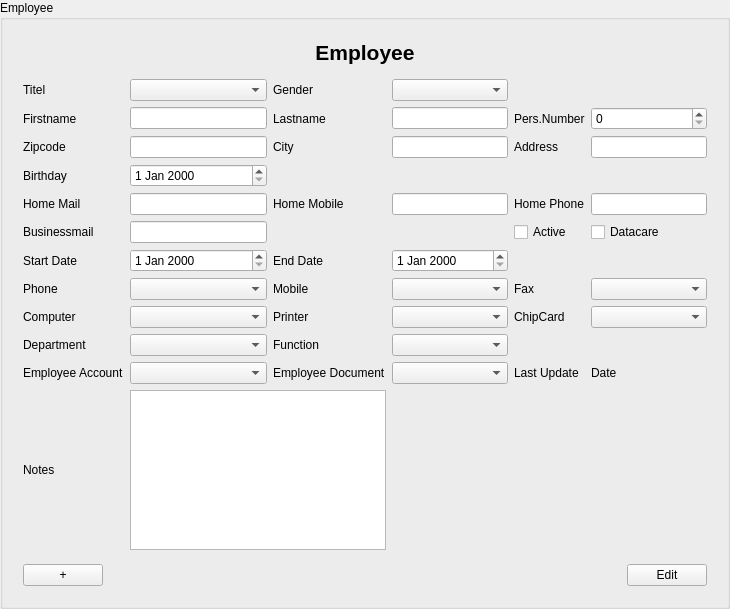
<?xml version="1.0" encoding="UTF-8"?>
<ui version="4.0">
 <class>EmployeeInputArea</class>
 <widget class="QGroupBox" name="EmployeeInputArea">
  <property name="geometry">
   <rect>
    <x>0</x>
    <y>0</y>
    <width>730</width>
    <height>609</height>
   </rect>
  </property>
  <property name="windowTitle">
   <string>Employee</string>
  </property>
  <property name="accessibleName">
   <string>EmployeeInputDialog</string>
  </property>
  <property name="title">
   <string>Employee</string>
  </property>
  <layout class="QVBoxLayout" name="verticalLayout_3">
   <item>
    <widget class="QWidget" name="formLayoutWidget" native="true">
     <layout class="QVBoxLayout" name="verticalLayout_2">
      <item>
       <layout class="QVBoxLayout" name="verticalLayout">
        <item>
         <widget class="QLabel" name="label_Header">
          <property name="font">
           <font>
            <pointsize>16</pointsize>
            <weight>75</weight>
            <bold>true</bold>
           </font>
          </property>
          <property name="text">
           <string>Employee</string>
          </property>
          <property name="alignment">
           <set>Qt::AlignCenter</set>
          </property>
         </widget>
        </item>
       </layout>
      </item>
      <item>
       <spacer name="verticalSpacer">
        <property name="orientation">
         <enum>Qt::Vertical</enum>
        </property>
        <property name="sizeType">
         <enum>QSizePolicy::Preferred</enum>
        </property>
        <property name="sizeHint" stdset="0">
         <size>
          <width>20</width>
          <height>40</height>
         </size>
        </property>
       </spacer>
      </item>
      <item>
       <layout class="QGridLayout" name="gridLayout">
        <item row="8" column="3">
         <widget class="QComboBox" name="comboBox_Printer"/>
        </item>
        <item row="6" column="2">
         <widget class="QLabel" name="label_EndDate">
          <property name="text">
           <string>End Date</string>
          </property>
          <property name="buddy">
           <cstring>dateEdit_EndDate</cstring>
          </property>
         </widget>
        </item>
        <item row="4" column="2">
         <widget class="QLabel" name="label_HomeMobile">
          <property name="text">
           <string>Home Mobile</string>
          </property>
          <property name="buddy">
           <cstring>lineEdit_HomeMobile</cstring>
          </property>
         </widget>
        </item>
        <item row="1" column="0">
         <widget class="QLabel" name="label_FirstName">
          <property name="text">
           <string>Firstname</string>
          </property>
          <property name="buddy">
           <cstring>lineEdit_Firstname</cstring>
          </property>
         </widget>
        </item>
        <item row="5" column="0">
         <widget class="QLabel" name="label_BusinessMail">
          <property name="text">
           <string>Businessmail</string>
          </property>
          <property name="buddy">
           <cstring>lineEdit_BusinessMail</cstring>
          </property>
         </widget>
        </item>
        <item row="1" column="2">
         <widget class="QLabel" name="label_LastName">
          <property name="text">
           <string>Lastname</string>
          </property>
          <property name="buddy">
           <cstring>lineEdit_Lastname</cstring>
          </property>
         </widget>
        </item>
        <item row="6" column="1">
         <widget class="QDateEdit" name="dateEdit_StartDate"/>
        </item>
        <item row="10" column="3">
         <widget class="QComboBox" name="comboBox_EmployeeDocument"/>
        </item>
        <item row="2" column="4">
         <widget class="QLabel" name="label_Address">
          <property name="text">
           <string>Address</string>
          </property>
          <property name="buddy">
           <cstring>lineEdit_Address</cstring>
          </property>
         </widget>
        </item>
        <item row="9" column="3">
         <widget class="QComboBox" name="comboBox_Function"/>
        </item>
        <item row="8" column="0">
         <widget class="QLabel" name="label_Computer">
          <property name="text">
           <string>Computer</string>
          </property>
          <property name="buddy">
           <cstring>comboBox_Computer</cstring>
          </property>
         </widget>
        </item>
        <item row="2" column="0">
         <widget class="QLabel" name="label_ZipCode">
          <property name="text">
           <string>Zipcode</string>
          </property>
          <property name="buddy">
           <cstring>lineEditZipCode</cstring>
          </property>
         </widget>
        </item>
        <item row="4" column="1">
         <widget class="QLineEdit" name="lineEdit_HomeMail"/>
        </item>
        <item row="10" column="0">
         <widget class="QLabel" name="label_EmployeeAccount">
          <property name="text">
           <string>Employee Account</string>
          </property>
          <property name="buddy">
           <cstring>comboBox_EmployeeAccount</cstring>
          </property>
         </widget>
        </item>
        <item row="11" column="0">
         <widget class="QLabel" name="label_Notes">
          <property name="text">
           <string>Notes</string>
          </property>
          <property name="buddy">
           <cstring>textEdit_Notes</cstring>
          </property>
         </widget>
        </item>
        <item row="7" column="3">
         <widget class="QComboBox" name="comboBox_Mobile"/>
        </item>
        <item row="5" column="5">
         <widget class="QCheckBox" name="checkBox_DataCare">
          <property name="text">
           <string>Datacare</string>
          </property>
         </widget>
        </item>
        <item row="9" column="1">
         <widget class="QComboBox" name="comboBox_Department"/>
        </item>
        <item row="0" column="3">
         <widget class="QComboBox" name="comboBox_Gender"/>
        </item>
        <item row="8" column="5">
         <widget class="QComboBox" name="comboBox_ChipCard"/>
        </item>
        <item row="1" column="4">
         <widget class="QLabel" name="label_PersNumber">
          <property name="text">
           <string>Pers.Number</string>
          </property>
          <property name="buddy">
           <cstring>doubleSpinBox_PersNR</cstring>
          </property>
         </widget>
        </item>
        <item row="2" column="3">
         <widget class="QLineEdit" name="lineEdit_City"/>
        </item>
        <item row="7" column="5">
         <widget class="QComboBox" name="comboBox_Fax"/>
        </item>
        <item row="4" column="4">
         <widget class="QLabel" name="label_HomePhone">
          <property name="text">
           <string>Home Phone</string>
          </property>
          <property name="buddy">
           <cstring>lineEdit_HomePhone</cstring>
          </property>
         </widget>
        </item>
        <item row="3" column="0">
         <widget class="QLabel" name="label_Birthday">
          <property name="text">
           <string>Birthday</string>
          </property>
          <property name="buddy">
           <cstring>dateEdit_Birthday</cstring>
          </property>
         </widget>
        </item>
        <item row="9" column="2">
         <widget class="QLabel" name="label_Function">
          <property name="text">
           <string>Function</string>
          </property>
          <property name="buddy">
           <cstring>comboBox_Function</cstring>
          </property>
         </widget>
        </item>
        <item row="1" column="1">
         <widget class="QLineEdit" name="lineEdit_Firstname"/>
        </item>
        <item row="7" column="0">
         <widget class="QLabel" name="label_Phone">
          <property name="text">
           <string>Phone</string>
          </property>
          <property name="buddy">
           <cstring>comboBox_Phone</cstring>
          </property>
         </widget>
        </item>
        <item row="4" column="3">
         <widget class="QLineEdit" name="lineEdit_HomeMobile"/>
        </item>
        <item row="0" column="0">
         <widget class="QLabel" name="label_Title">
          <property name="text">
           <string>Titel</string>
          </property>
          <property name="buddy">
           <cstring>comboBox_Title</cstring>
          </property>
         </widget>
        </item>
        <item row="10" column="5">
         <widget class="QLabel" name="label_Lastupdate_Date">
          <property name="text">
           <string>Date</string>
          </property>
         </widget>
        </item>
        <item row="1" column="5">
         <widget class="QDoubleSpinBox" name="doubleSpinBox_PersNR">
          <property name="decimals">
           <number>0</number>
          </property>
          <property name="maximum">
           <double>1000.000000000000000</double>
          </property>
         </widget>
        </item>
        <item row="0" column="2">
         <widget class="QLabel" name="label_Gender">
          <property name="text">
           <string>Gender</string>
          </property>
          <property name="buddy">
           <cstring>comboBox_Gender</cstring>
          </property>
         </widget>
        </item>
        <item row="2" column="5">
         <widget class="QLineEdit" name="lineEdit_Address"/>
        </item>
        <item row="10" column="1">
         <widget class="QComboBox" name="comboBox_EmployeeAccount"/>
        </item>
        <item row="7" column="4">
         <widget class="QLabel" name="label_Fax">
          <property name="text">
           <string>Fax</string>
          </property>
          <property name="buddy">
           <cstring>comboBox_Fax</cstring>
          </property>
         </widget>
        </item>
        <item row="8" column="4">
         <widget class="QLabel" name="label_ChipCard">
          <property name="text">
           <string>ChipCard</string>
          </property>
          <property name="buddy">
           <cstring>comboBox_ChipCard</cstring>
          </property>
         </widget>
        </item>
        <item row="8" column="2">
         <widget class="QLabel" name="label_Printer">
          <property name="text">
           <string>Printer</string>
          </property>
          <property name="buddy">
           <cstring>comboBox_Printer</cstring>
          </property>
         </widget>
        </item>
        <item row="5" column="4">
         <widget class="QCheckBox" name="checkBox_Active">
          <property name="text">
           <string>Active</string>
          </property>
         </widget>
        </item>
        <item row="2" column="1">
         <widget class="QLineEdit" name="lineEditZipCode"/>
        </item>
        <item row="4" column="5">
         <widget class="QLineEdit" name="lineEdit_HomePhone"/>
        </item>
        <item row="7" column="2">
         <widget class="QLabel" name="label_Mobile">
          <property name="text">
           <string>Mobile</string>
          </property>
          <property name="buddy">
           <cstring>comboBox_Mobile</cstring>
          </property>
         </widget>
        </item>
        <item row="0" column="1">
         <widget class="QComboBox" name="comboBox_Title"/>
        </item>
        <item row="7" column="1">
         <widget class="QComboBox" name="comboBox_Phone"/>
        </item>
        <item row="5" column="1">
         <widget class="QLineEdit" name="lineEdit_BusinessMail"/>
        </item>
        <item row="10" column="2">
         <widget class="QLabel" name="label_EmployeeDocument">
          <property name="text">
           <string>Employee Document</string>
          </property>
          <property name="buddy">
           <cstring>comboBox_EmployeeDocument</cstring>
          </property>
         </widget>
        </item>
        <item row="3" column="1">
         <widget class="QDateEdit" name="dateEdit_Birthday"/>
        </item>
        <item row="11" column="1" colspan="2">
         <widget class="QTextEdit" name="textEdit_Notes"/>
        </item>
        <item row="6" column="0">
         <widget class="QLabel" name="label_StartDate">
          <property name="text">
           <string>Start Date</string>
          </property>
          <property name="buddy">
           <cstring>dateEdit_StartDate</cstring>
          </property>
         </widget>
        </item>
        <item row="9" column="0">
         <widget class="QLabel" name="label_Department">
          <property name="text">
           <string>Department</string>
          </property>
          <property name="buddy">
           <cstring>comboBox_Department</cstring>
          </property>
         </widget>
        </item>
        <item row="1" column="3">
         <widget class="QLineEdit" name="lineEdit_Lastname"/>
        </item>
        <item row="10" column="4">
         <widget class="QLabel" name="label_Lastupdate">
          <property name="text">
           <string>Last Update</string>
          </property>
         </widget>
        </item>
        <item row="4" column="0">
         <widget class="QLabel" name="label_HomeMail">
          <property name="text">
           <string>Home Mail</string>
          </property>
          <property name="buddy">
           <cstring>lineEdit_HomeMail</cstring>
          </property>
         </widget>
        </item>
        <item row="8" column="1">
         <widget class="QComboBox" name="comboBox_Computer"/>
        </item>
        <item row="2" column="2">
         <widget class="QLabel" name="label_City">
          <property name="text">
           <string>City</string>
          </property>
          <property name="buddy">
           <cstring>lineEdit_City</cstring>
          </property>
         </widget>
        </item>
        <item row="6" column="3">
         <widget class="QDateEdit" name="dateEdit_EndDate"/>
        </item>
       </layout>
      </item>
      <item>
       <spacer name="verticalSpacer_2">
        <property name="orientation">
         <enum>Qt::Vertical</enum>
        </property>
        <property name="sizeHint" stdset="0">
         <size>
          <width>20</width>
          <height>40</height>
         </size>
        </property>
       </spacer>
      </item>
      <item>
       <layout class="QHBoxLayout" name="horizontalLayout">
        <item>
         <widget class="QPushButton" name="pushButton_Add">
          <property name="text">
           <string>+</string>
          </property>
         </widget>
        </item>
        <item>
         <spacer name="horizontalSpacer">
          <property name="orientation">
           <enum>Qt::Horizontal</enum>
          </property>
          <property name="sizeHint" stdset="0">
           <size>
            <width>40</width>
            <height>20</height>
           </size>
          </property>
         </spacer>
        </item>
        <item>
         <widget class="QPushButton" name="pushButton_EditFinish">
          <property name="text">
           <string>Edit</string>
          </property>
         </widget>
        </item>
       </layout>
      </item>
     </layout>
    </widget>
   </item>
  </layout>
 </widget>
 <tabstops>
  <tabstop>comboBox_Title</tabstop>
  <tabstop>comboBox_Gender</tabstop>
  <tabstop>lineEdit_Firstname</tabstop>
  <tabstop>lineEdit_Lastname</tabstop>
  <tabstop>doubleSpinBox_PersNR</tabstop>
  <tabstop>lineEditZipCode</tabstop>
  <tabstop>lineEdit_City</tabstop>
  <tabstop>lineEdit_Address</tabstop>
  <tabstop>dateEdit_Birthday</tabstop>
  <tabstop>lineEdit_HomeMail</tabstop>
  <tabstop>lineEdit_HomeMobile</tabstop>
  <tabstop>lineEdit_HomePhone</tabstop>
  <tabstop>lineEdit_BusinessMail</tabstop>
  <tabstop>checkBox_Active</tabstop>
  <tabstop>checkBox_DataCare</tabstop>
  <tabstop>dateEdit_StartDate</tabstop>
  <tabstop>dateEdit_EndDate</tabstop>
  <tabstop>comboBox_Phone</tabstop>
  <tabstop>comboBox_Mobile</tabstop>
  <tabstop>comboBox_Fax</tabstop>
  <tabstop>comboBox_Computer</tabstop>
  <tabstop>comboBox_Printer</tabstop>
  <tabstop>comboBox_ChipCard</tabstop>
  <tabstop>comboBox_Department</tabstop>
  <tabstop>comboBox_Function</tabstop>
  <tabstop>comboBox_EmployeeAccount</tabstop>
  <tabstop>comboBox_EmployeeDocument</tabstop>
  <tabstop>textEdit_Notes</tabstop>
 </tabstops>
 <resources/>
 <connections/>
</ui>
